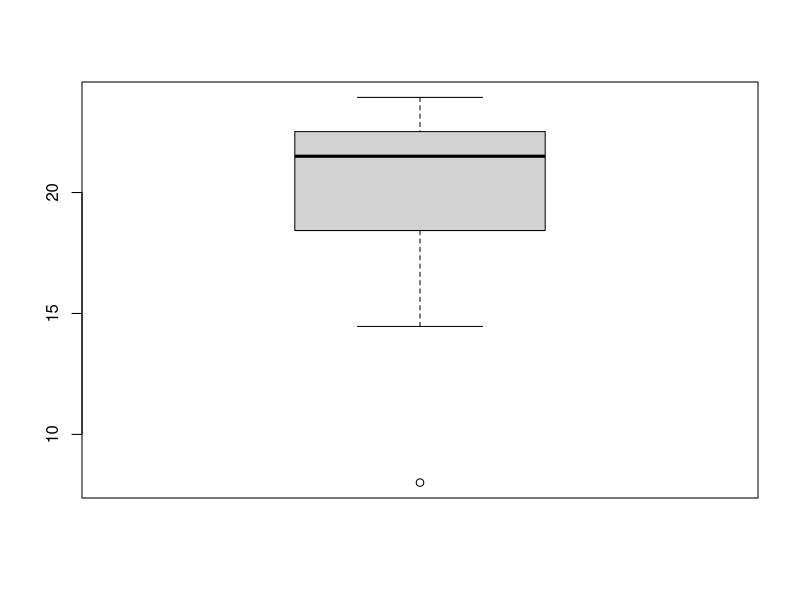
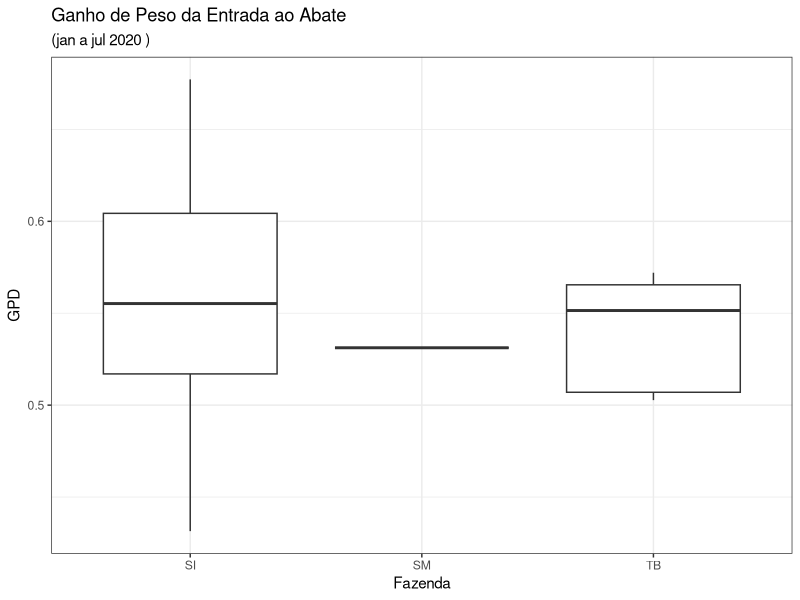
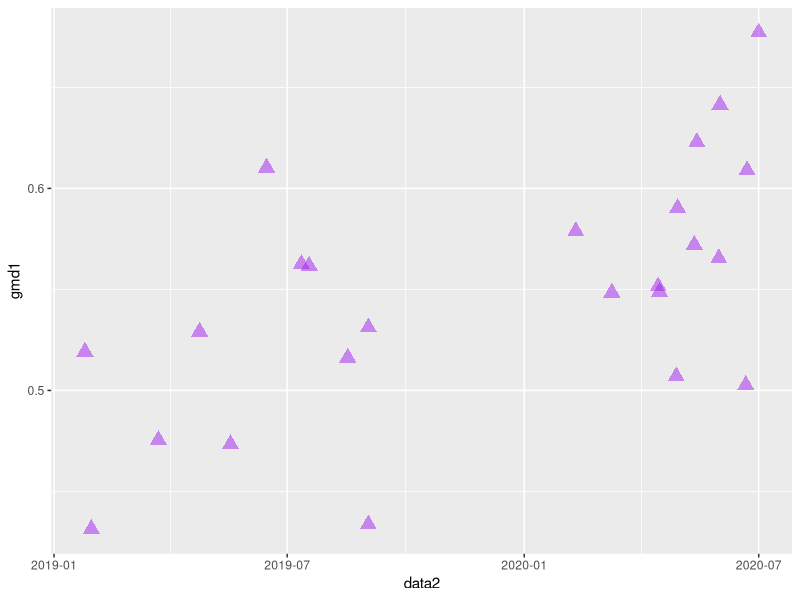

Recreate these plots in R, in order.
library(readxl)
Rel_gmdAC <- read_excel("data/Rel_gmdAC.xlsx")
View(Rel_gmdAC)
library(tidyverse)

#script

a=1
b=2


attach(Rel_gmdAC)

boxplot(TP_meses)




Rel_gmdAC %>% 
  ggplot(aes(local.y,gmd1))-> gg_base
       



gg_base+
  geom_boxplot()+
  theme_bw() +
  labs(
    x = "Fazenda",
    y = "GPD",
    title = "Ganho de Peso da Entrada ao Abate",
    subtitle = "(jan a jul 2020 )"
    )




Rel_gmdAC %>% 
  ggplot(aes(data2,gmd1))-> gg_base2



gg_base2 +
  geom_point(color = "purple",
             pch = 17,
             size = 4,
             alpha = 0.5)




